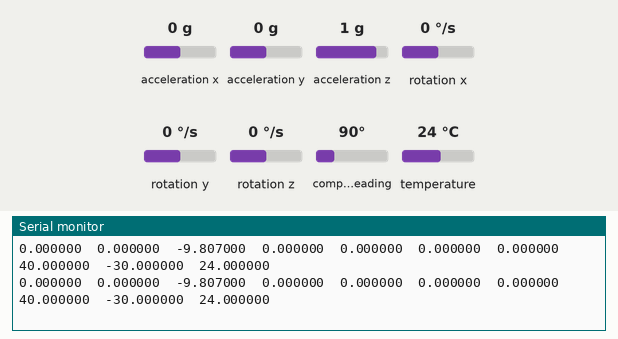
Recording of a sketch running on a simulated ESP32. Parts: the last lines printed to the serial monitor. Inputs (shaded band) come from the test bench; at power-on: acceleration x 0 g, acceleration y 0 g, acceleration z 1 g, rotation x 0 °/s, rotation y 0 °/s, rotation z 0 °/s, compass heading 90°, temperature 24 °C.

Above: at 10.2 s.
10.3 s: acceleration x set to -0.2 g
At 10.43 s:
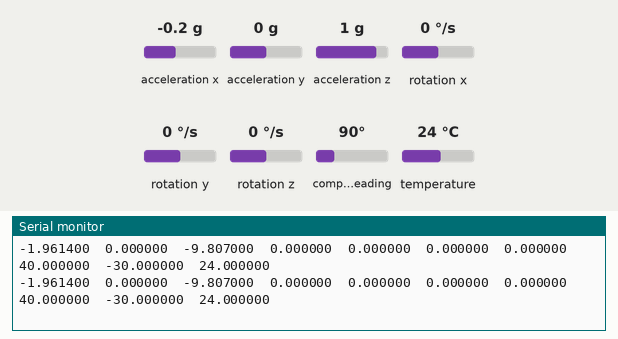
11.8 s: acceleration x set to 0.1 g
At 11.84 s:
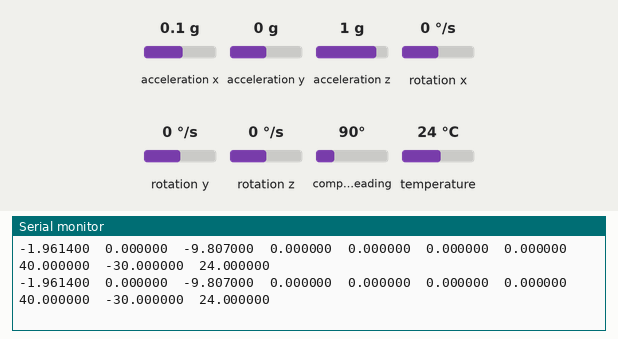
Timing chart, 0 to 14.3 s (numbered marks = the images above; inputs shaded):
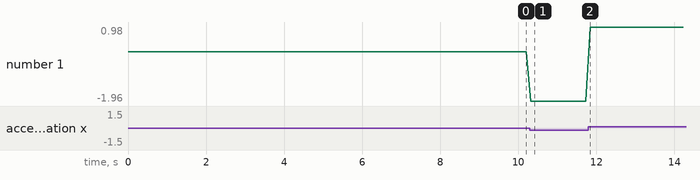

The sketch:

GY-MPU-9250-6500_esp32_grungeee_2.ino
```cpp
#include "MPU9250.h"
#include <Wire.h>

// Create an MPU9250 object with the sensor on I2C bus 0 with address 0x68
MPU9250 IMU(Wire, 0x68);
int status;

void setup() {
  // Initialize serial communication at 115200 baud rate
  Serial.begin(115200);
  while (!Serial) {}  // Wait for the serial port to connect

  // Initialize the IMU
  status = IMU.begin();
  if (status < 0) {
    Serial.println("IMU initialization unsuccessful");
    Serial.println("Check IMU wiring or try cycling power");
    Serial.print("Status: ");
    Serial.println(status);
    while (1) {}  // Loop indefinitely if initialization fails
  }
}

void loop() {
  // Read data from the IMU sensor
  IMU.readSensor();

  // Print accelerometer, gyroscope, magnetometer, and temperature data
  Serial.print(IMU.getAccelX_mss(), 6);
  Serial.print("\t");
  Serial.print(IMU.getAccelY_mss(), 6);
  Serial.print("\t");
  Serial.print(IMU.getAccelZ_mss(), 6);
  Serial.print("\t");
  Serial.print(IMU.getGyroX_rads(), 6);
  Serial.print("\t");
  Serial.print(IMU.getGyroY_rads(), 6);
  Serial.print("\t");
  Serial.print(IMU.getGyroZ_rads(), 6);
  Serial.print("\t");
  Serial.print(IMU.getMagX_uT(), 6);
  Serial.print("\t");
  Serial.print(IMU.getMagY_uT(), 6);
  Serial.print("\t");
  Serial.print(IMU.getMagZ_uT(), 6);
  Serial.print("\t");
  Serial.println(IMU.getTemperature_C(), 6);

  delay(100);  // Delay 100 milliseconds between readings
}
```

Measured:
- after the input at 10.3 s, the serial monitor: prints a new line at once (image 1)
- plotted number 1: 0 → -1.96 after the input at 10.3 s, -1.96 → 0.98 after the input at 11.8 s
